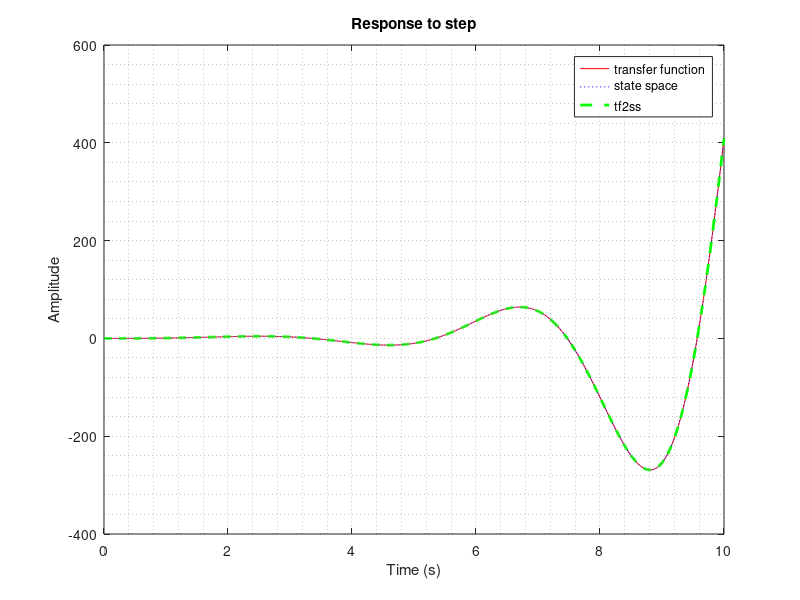

MATLAB code to generate this figure:
clc,clear
t = 0:0.01:10;
%% a
NUM = 100;
DEN = [1 20 10 7 100];
sys_a_tf = tf(NUM, DEN);
[A_, B_, C_, D_] = tf2ss(NUM, DEN);
A = [0 1 0 0;
     0 0 1 0;
     0 0 0 1;
    -100 -7 -10 -20];
B = [0;0;0;1];
C = [100 0 0 0];
D = 0;
sys_a_ss = ss(A,B,C,D);
sys_a_tf2ss = ss(A_,B_,C_,D_);

[y1,t] = step(sys_a_tf,t);
[y2,t] = step(sys_a_ss,t);
[y3,t] = step(sys_a_tf2ss,t);
plot(t,y1,'r',t,y2,'b:',t,y3,'g--','linewidth',2)
grid minor
title('Response to step')
xlabel('Time (s)')
ylabel('Amplitude')
legend('transfer function', 'state space','tf2ss')